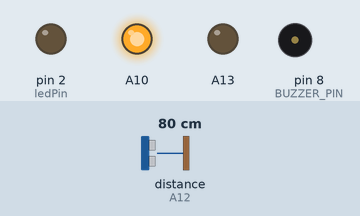
Recording of a sketch running on a simulated Arduino Mega 2560, built with avr-gcc and run on an emulated ATmega2560. Shown: output pins drawn as LEDs (lit = HIGH), buzzer (waves = sounding). Dashed ring = blinking. The inputs (shaded band) are chosen by the test bench; at power-on: distance to the obstacle (sensor on A12) 80 cm. The echo pulse lasts 58.3 µs per cm.

Above: at 1.2 s.
1.3 s: distance to the obstacle (sensor on A12) set to 55 cm
2.8 s: distance to the obstacle (sensor on A12) set to 45 cm
At 5.7 s:
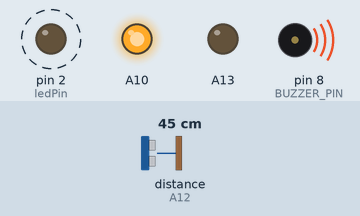
5.8 s: distance to the obstacle (sensor on A12) set to 60 cm
At 6.5 s:
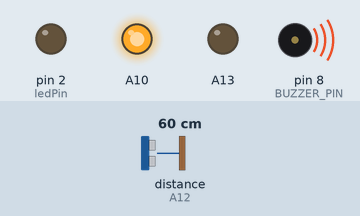
7.3 s: distance to the obstacle (sensor on A12) set to 197 cm
8.8 s: distance to the obstacle (sensor on A12) set to 204 cm
At 9.1 s:
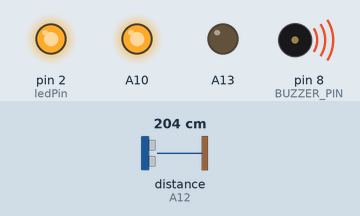
Timing chart, 0 to 11.3 s (numbered marks = the images above; inputs shaded):
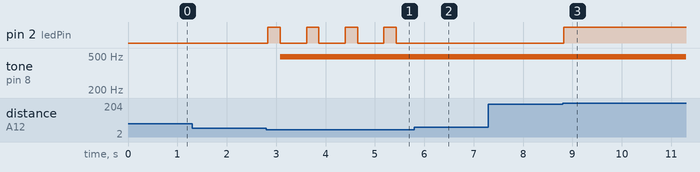

The sketch:

p1a-parkingsensor.ino
```cpp
/* **********************************************
    Project 1a: parking sensor!
    tomhartwig.nl/blog/arduino-project-1a-parking-sensor

    The idea is to beep when you come close.
    ...and beep faster when you come closer.
    ...and to go berserk when almost touching.
********************************************** */
#include <NewPing.h>

#define TRIGGER_PIN  A11  // Arduino pin tied to trigger pin on the ultrasonic sensor.
#define ECHO_PIN     A12 // Arduino pin tied to echo pin on the ultrasonic sensor.
#define MAX_DISTANCE 200 // Maximum distance we want to ping for (in centimeters). Maximum sensor distance is rated at 400-500cm.
NewPing sonar(TRIGGER_PIN, ECHO_PIN, MAX_DISTANCE); // NewPing setup of pins and maximum distance.

#define BUZZER_PIN 8 // analog port
int ledPin = 2;

void setup() {
    pinMode(A10, OUTPUT);
    pinMode(A13, OUTPUT);
    digitalWrite(A10, HIGH);
    digitalWrite(A13, LOW);

    // debug
    // Serial.begin(115200); // Open serial monitor at 115200 baud to see ping results.

    pinMode(ledPin, OUTPUT);
    pinMode(BUZZER_PIN, OUTPUT);
}

void loop() {
    delay(50);                      // Wait 50ms between pings (about 20 pings/sec). 29ms should be the shortest delay between pings.
    unsigned int uS = sonar.ping(); // Send ping, get ping time in microseconds (uS).

    // debug
    // Serial.print("Ping: ");
    // Serial.print(uS / US_ROUNDTRIP_CM); // Convert ping time to distance in cm and print result (0 = outside set distance range)
    // Serial.println("cm");

    if(uS / US_ROUNDTRIP_CM == 0) {
        // too close
        noBlink();
    } else if(uS / US_ROUNDTRIP_CM > 0 && uS / US_ROUNDTRIP_CM <= 10){
        blinkFast();
        analogWrite(BUZZER_PIN, 250);
    } else if (uS / US_ROUNDTRIP_CM > 10 && uS / US_ROUNDTRIP_CM <= 20){
        blinkMedium();
        beep(60);
    } else if (uS / US_ROUNDTRIP_CM > 20 && uS / US_ROUNDTRIP_CM <= 30){
        blinkSlow();
        beep(120);
    } else if (uS / US_ROUNDTRIP_CM > 30 && uS / US_ROUNDTRIP_CM <= 40){
        blinkSlow();
        beep(180);
    } else if (uS / US_ROUNDTRIP_CM > 40 && uS / US_ROUNDTRIP_CM <= 50){
        blinkSlow();
        beep(240);
    } else {
        // out of range for this demo, no need to beep here
        digitalWrite(ledPin, LOW);
    }
}

// SOUND FUNCTION
void beep(unsigned char delayms){
    analogWrite(BUZZER_PIN, 250); // Almost any value can be used except 0 and 255 experiment to get the best tone
    delay(delayms);               // wait for a delayms ms
    analogWrite(BUZZER_PIN, 0);   // 0 turns it off
    delay(delayms);               // wait for a delayms ms
}

// BLINK FUNCTIONS
void noBlink(){
    digitalWrite(ledPin, HIGH);
}
void blinkFast(){
    digitalWrite(ledPin, HIGH);
    delay(30);
    digitalWrite(ledPin, LOW);
}
void blinkMedium(){
    digitalWrite(ledPin, HIGH);
    delay(100);
    digitalWrite(ledPin, LOW);
}
void blinkSlow(){
    digitalWrite(ledPin, HIGH);
    delay(250);
    digitalWrite(ledPin, LOW);
}
```

Measured:
- the behaviour switches between 50 and 49 cm on distance to the obstacle (sensor on A12) (found by bisection; images 0 and 1)
- the behaviour switches between 200 and 201 cm on distance to the obstacle (sensor on A12) (found by bisection; images 2 and 3)
- after the input at 1.3 s, every drawn part: stays the same
- after the input at 2.8 s, pin 2 (ledPin): alternates HIGH for 0.25 s and LOW for 0.53 s, starting at once; tone on pin 8 (BUZZER_PIN): silent → 490 Hz after 0.28 s
- after the input at 5.8 s, pin 2 (ledPin): stops changing and stays LOW
- after the input at 7.3 s, every drawn part: stays the same
- after the input at 8.8 s, pin 2 (ledPin): LOW → HIGH at once
